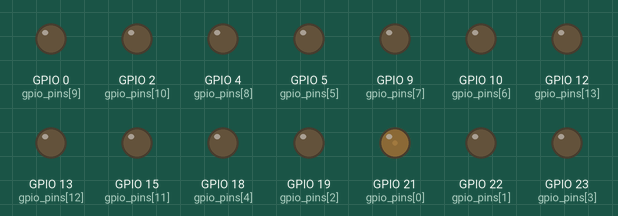
The sketch below on a simulated ESP32. Shown: output pins drawn as LEDs (lit = HIGH).

Above: at 0.15 s.
Timing chart, 0 to 40.0 s (numbered marks = the images above):
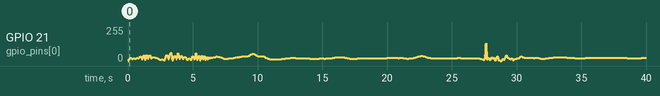

The sketch:

realCandleLight.ino
```cpp
#include "candle_data.h"

const int ledPin = 21;  // Choose your ESP32 PWM pin
const int freq = 5000;  // 5kHz is a good frequency for LEDs
const int ledChannel = 0;
const int resolution = 12; // 12-bit resolution (0-4095)

// Create as array that will store the gpio pin numbers
uint8_t gpio_pins[] = {
  GPIO_NUM_21,
  GPIO_NUM_22,
  GPIO_NUM_19,
  GPIO_NUM_23,
  GPIO_NUM_18,
  GPIO_NUM_5,
  GPIO_NUM_10,
  GPIO_NUM_9,
  GPIO_NUM_4,
  GPIO_NUM_0,
  GPIO_NUM_2,
  GPIO_NUM_15,
  GPIO_NUM_13,
  GPIO_NUM_12
  };

void setup() {
  for(uint8_t i = 0; i < 14; i++){
    // Set pin as OUTPUT
    pinMode(gpio_pins[i], OUTPUT);

    // Drive OUTPUT LOW
    digitalWrite(gpio_pins[i], LOW);

    // configure LED PWM
    ledcAttach(gpio_pins[i], freq, resolution);
  }
}

void loop() {
  // Iterate through the recorded data
  for(int i = 0; i < candleDataLength; i++) {
    ledcWrite(gpio_pins[0], candleData[i]);

    // The original data is sampled every 0.01 seconds (100Hz)
    delay(10);
  }
}
```

Source omitted: candle_data.h (data table, 52552 bytes)
